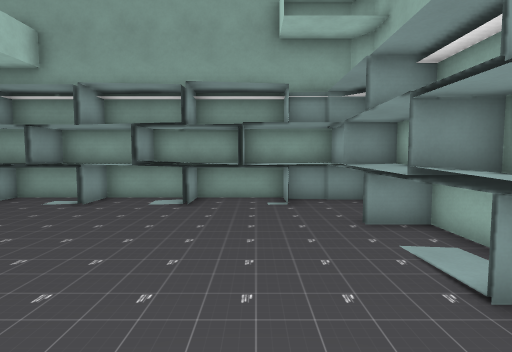
View 1 (above)

12 first-person views from a walk through a level from a Godot 3-D game. The camera is 1.4 m above the floor, tilts 4° down and sees 80° across. The floor is counted in squares, 1 m on a side. Each view is taken from the middle of a square. On the plan, view 1 faces up. The plan holds only what a view shows up to about 14 squares ahead; the rest is blank. The place goes on beyond the plan.

View 2
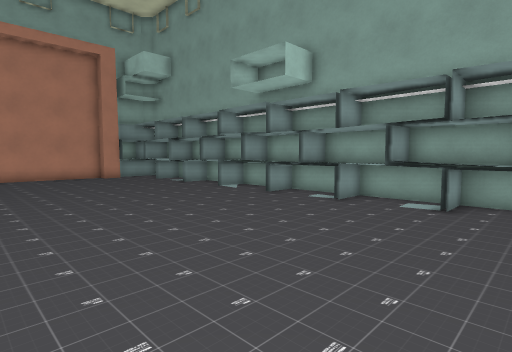

View 3
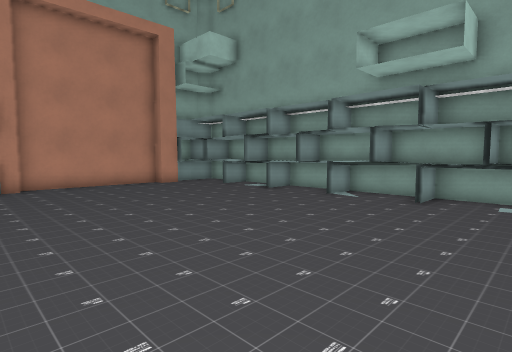

View 4
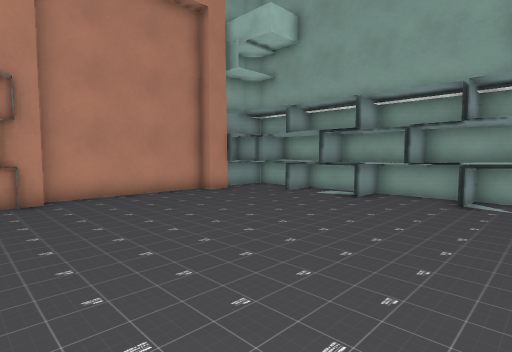

View 5
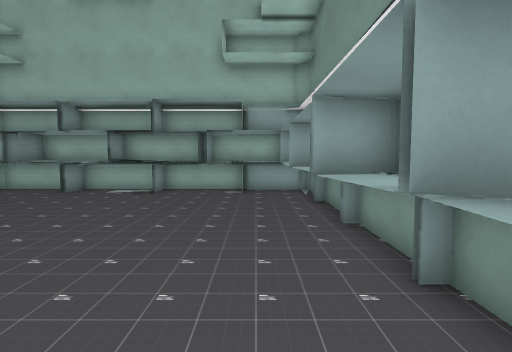

View 6
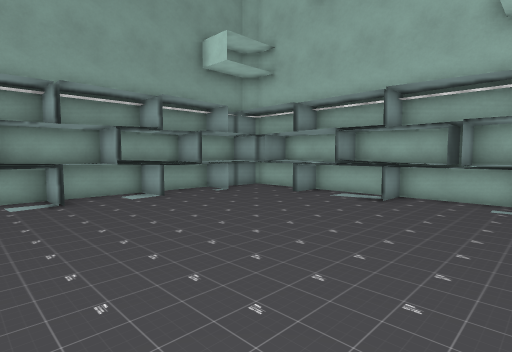

View 7
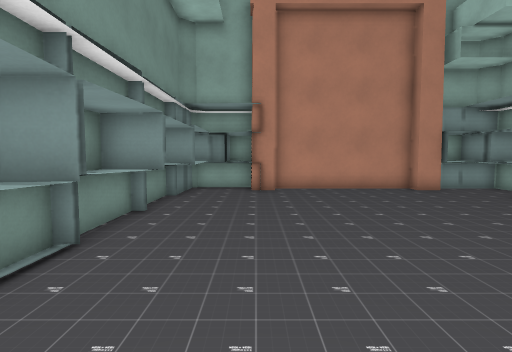

View 8
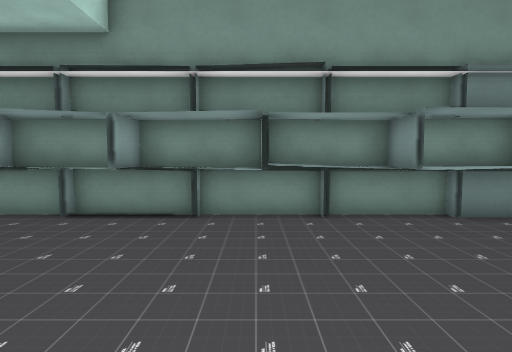

View 9
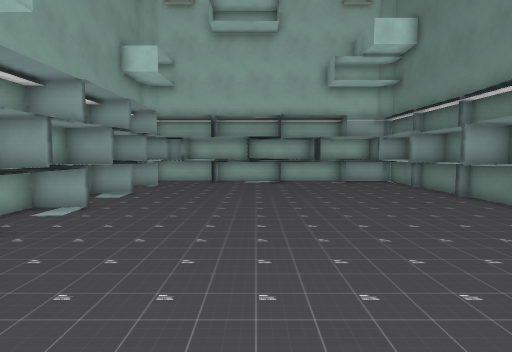

View 10
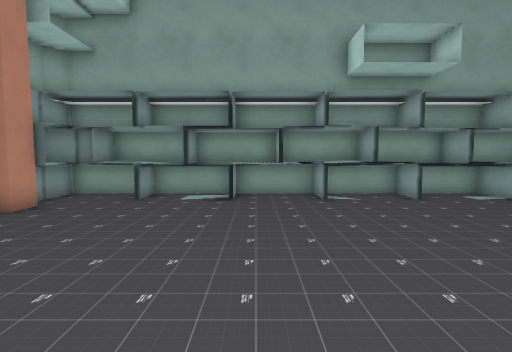

View 11
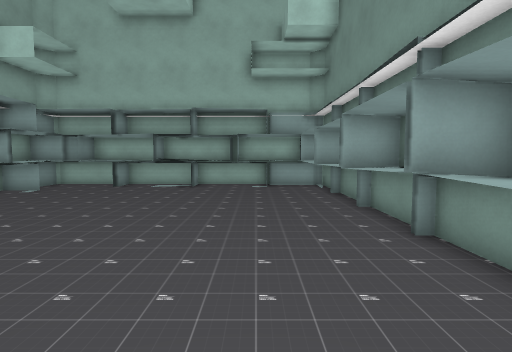

View 12
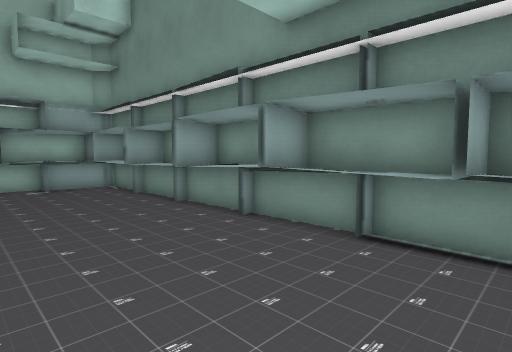

### Floor plan
Key: @ floor where view 1 was taken; # wall or solid block; . floor; ^ raised ledge.
Columns run from 20 left of view 1 to 4 right of it. Each row starts with its distance up from view 1.
 10 ######^^################
  9 #^^^^^^^^^^^^^^^^#^^^##^#
  8 ##....................^^#
  7 ##.....................^#
  6 #.....................^^#
  5 #.....................^^#
  4 #......................^#
  3 #.....................#^#
  2 #.....................^^#
  1 ##....................^^#
  0 ##..................@.^^#
 -1 #^.....................##
 -2 #^######..###############
 -3 ####  ##^^##

Positions as (right, up) in squares from view 1, and headings:
1: (0, 0), facing up
2: (0, 0), facing up-left
3: (-5, -1), facing up-left
4: (-9, -1), facing up-left
5: (-9, -1), facing right
6: (-7, -1), facing up-right
7: (-7, 0), facing left
8: (-13, 4), facing down
9: (-13, 4), facing right
10: (-13, -1), facing up
11: (-11, 0), facing right
12: (-11, 2), facing down-right
